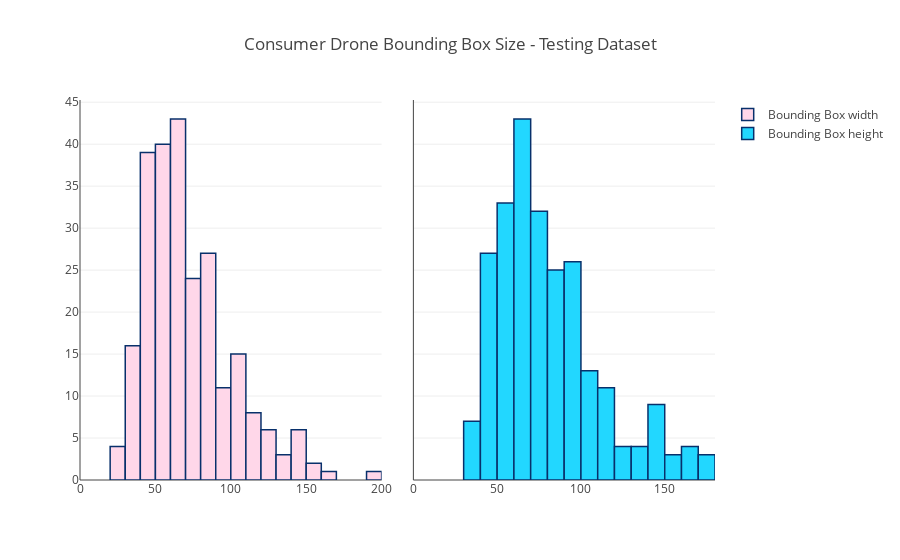
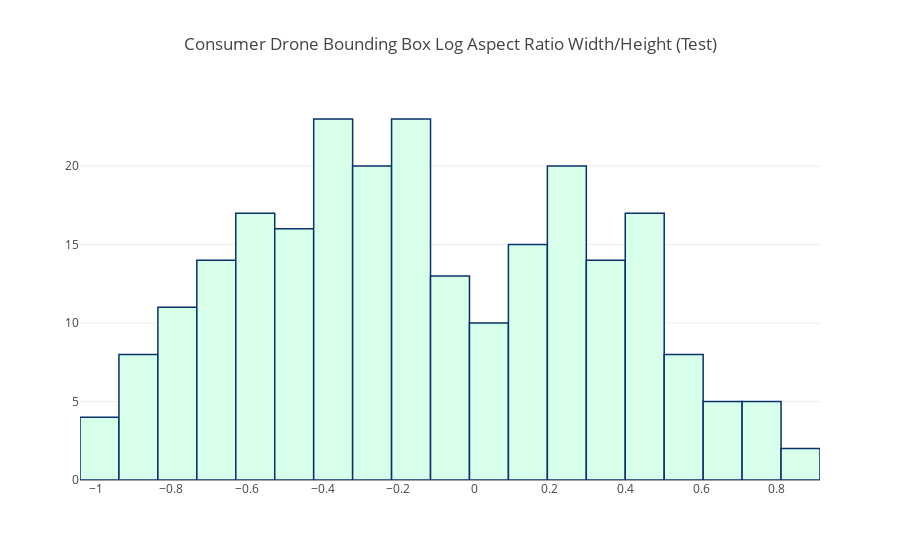

These figures' notebook cell, in order:
### Code cell
test_df = xml_from_dir("test")
showhistogram(test_df , "Consumer Drone Bounding Box Size - Testing Dataset")
showqqplot(test_df , "Consumer Drone Bounding Box Size - QQPlot")
showhist("Consumer Drone Bounding Box Log Aspect Ratio Width/Height (Test)",test_df.aspect)

### Figure 1 — Plotly figure (JSON) as saved in the notebook; plotly's stock layout.template omitted (floating-point values rounded to 4 significant figures; data arrays with more than 128 entries replaced by an {"elided": "..."} marker saying what was removed)
{"data": [{"marker": {"color": "#FFD7E9", "line": {"color": "rgb(8,48,107)", "width": 1.5}}, "name": "Bounding Box width", "opacity": 1, "type": "histogram", "x": {"elided": "246 int values"}, "xaxis": "x1", "xbins": {"end": 200, "size": 10, "start": 0}}, {"marker": {"color": "#22D7FF", "line": {"color": "rgb(8,48,107)", "width": 1.5}}, "name": "Bounding Box height", "opacity": 1, "type": "histogram", "x": {"elided": "246 int values"}, "xaxis": "x2", "xbins": {"end": 200, "size": 10, "start": 0}}], "layout": {"title": "Consumer Drone Bounding Box Size - Testing Dataset", "xaxis": {"anchor": "x1", "autorange": true, "domain": [0, 0.475], "rangemode": "tozero", "zeroline": true}, "xaxis2": {"anchor": "x2", "autorange": true, "domain": [0.525, 1], "rangemode": "tozero", "zeroline": true}}}

### Figure 2 — Plotly figure (JSON) as saved in the notebook; plotly's stock layout.template omitted (floating-point values rounded to 4 significant figures; data arrays with more than 128 entries replaced by an {"elided": "..."} marker saying what was removed)
{"data": [{"marker": {"color": "#D7FFE9", "line": {"color": "rgb(8,48,107)", "width": 1.5}}, "name": "Log Aspect Ratio W/H", "opacity": 1, "type": "histogram", "x": {"elided": "246 float values"}, "xbins": {"end": 1.017, "size": 0.1029, "start": -1.041}}], "layout": {"title": "Consumer Drone Bounding Box Log Aspect Ratio Width/Height (Test)"}}
